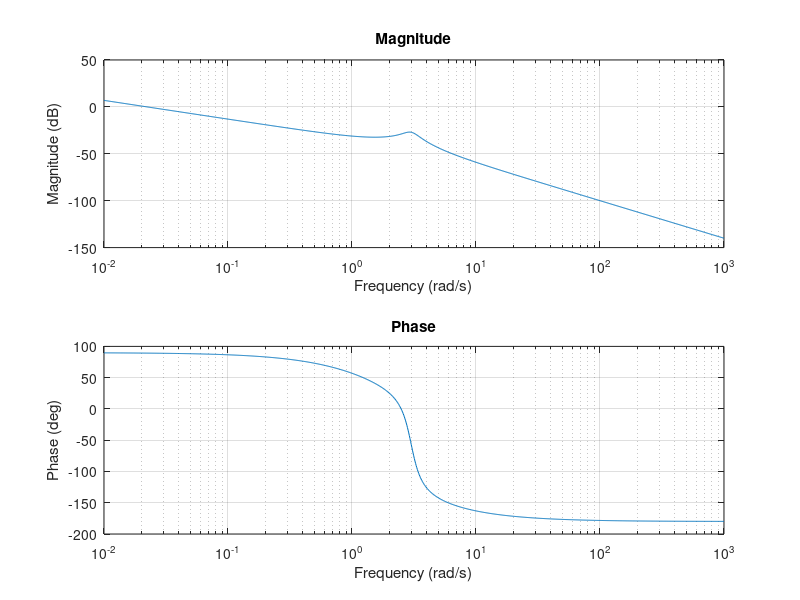

Reproduce this figure in MATLAB.

data = load('Data.mat');
magnitude = data.Data.magnitude;
phase = data.Data.phase;
frequency = data.Data.omega;

figure;
subplot(2, 1, 1); %to ye safhe dota nemoodar--->nemoodar aval
semilogx(frequency, 20*log10(magnitude)); %mehvar frequency logaritmi
xlabel('Frequency (rad/s)');
ylabel('Magnitude (dB)');
title('Magnitude');
grid on;

subplot(2, 1, 2); %nemoodar dovom hamoon safhe  
semilogx(frequency, phase);
xlabel('Frequency (rad/s)');
ylabel('Phase (deg)');
title('Phase');
grid on;



if ~isfield(data, 'Data') || ~isfield(data.Data, 'magnitude') || ~isfield(data.Data, 'phase') || ~isfield(data.Data, 'omega')
    error('Required data are missing in the data file or data file is completly empty');
end
% dar soorati ke file data.mat dakhelesh on etelaat nabashe khabar mide ke
% file moshkel dare 